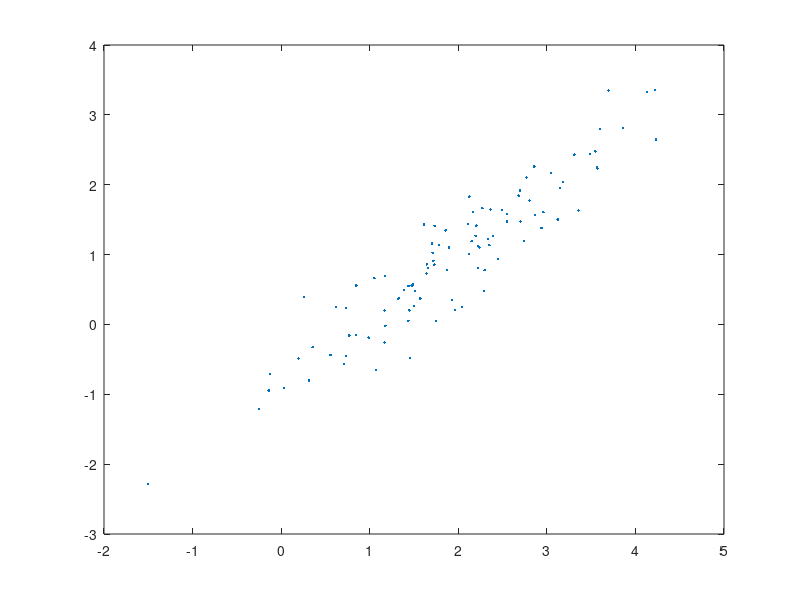

Write MATLAB code to recreate this figure.
clear all; clc;

%Define a covaraiance matrix
Sigma = [1,0.9 ; 0.9,1];
mu = [2;1];

%Lets get 100 samples in pairs of 2
n = 100;
[Y,C] = mvnrnd(mu,Sigma,n);

%prints realizations
Y

%Plots realizations
plot(Y(:,1),Y(:,2),'.')

%Prints sigma and cholesky factor
Sigma
C'





